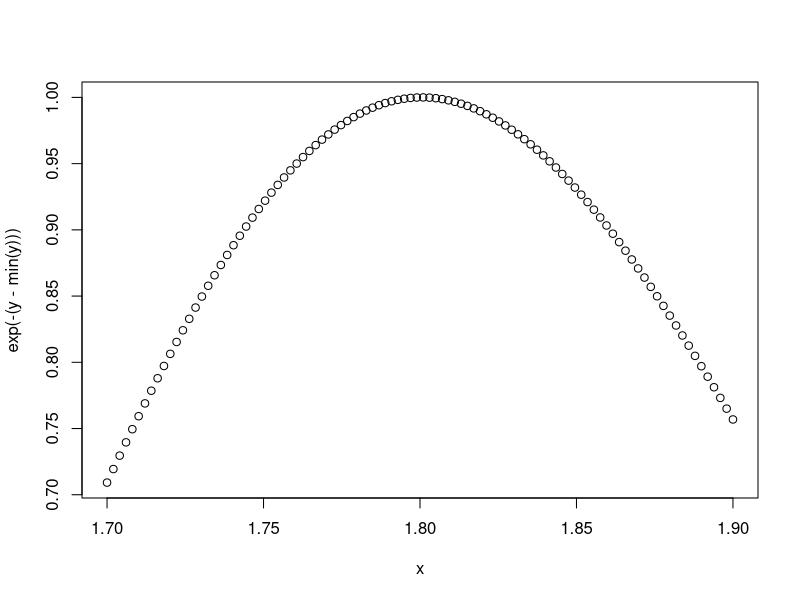
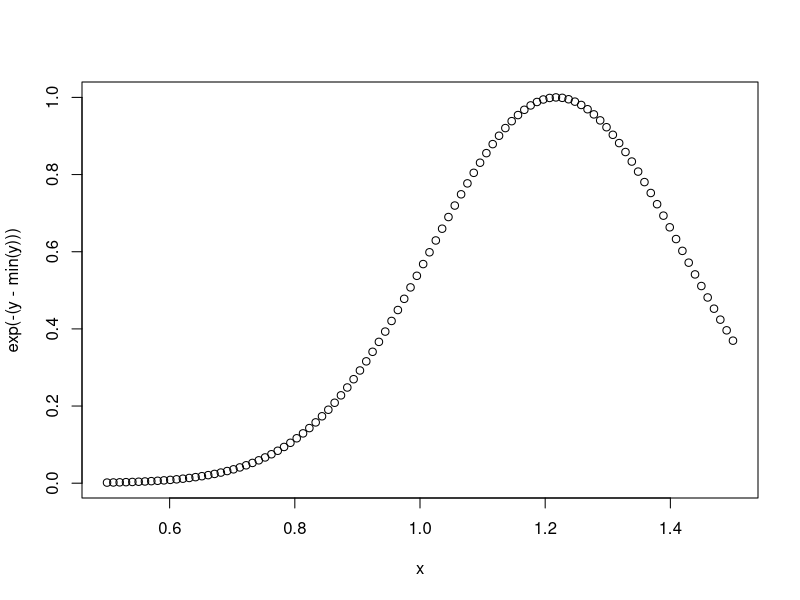

Write the R code that produced these figures, in order.
## ---- chunk 1
make.Negloglik<-function(data,fixed = c(FALSE,FALSE)){
             params<-fixed
             function(p){
               params[!fixed]<-p
               mu<-params[1]
               sigma<-params[2]
               a<--0.5*length(data)*log(2*pi*sigma^2)
               b<--0.5*sum((data-mu)^2)/(sigma^2)
               -(a+b)
             }
}
## ---- chunk 2
set.seed(1)
normals<-rnorm(100,1,2)
nLL<-make.Negloglik(normals)
nLL
ls(environment(nLL))
## ---- chunk 3
optim(c(mu =0,sigma =1),nLL)$params
## ---- chunk 4
nLL<-make.Negloglik(normals,c(FALSE,2))
optimize(nLL,c(-1,3))$minimum
## ---- chunk 5
nLL<-make.Negloglik(normals,c(1,FALSE))
optimize(nLL,c(1e-6,10))$minimum
## ---- chunk 6
nLL<-make.Negloglik(normals,c(1,FALSE))
x<-seq(1.7,1.9,len=100)
y<-sapply(x,nLL)
plot(x,exp(-(y-min(y))))
nLL<-make.Negloglik(normals,c(FALSE,2))
x<-seq(0.5,1.5,len=100)
y<-sapply(x,nLL)
plot(x,exp(-(y-min(y))))
## ---- chunk 7

x<-matrix(1:6, 2,3)
  for(i in seq_len(nrow(x))){
    for(j in seq_len(ncol(x))){
      print(x[i,j])
    }
  }

x
